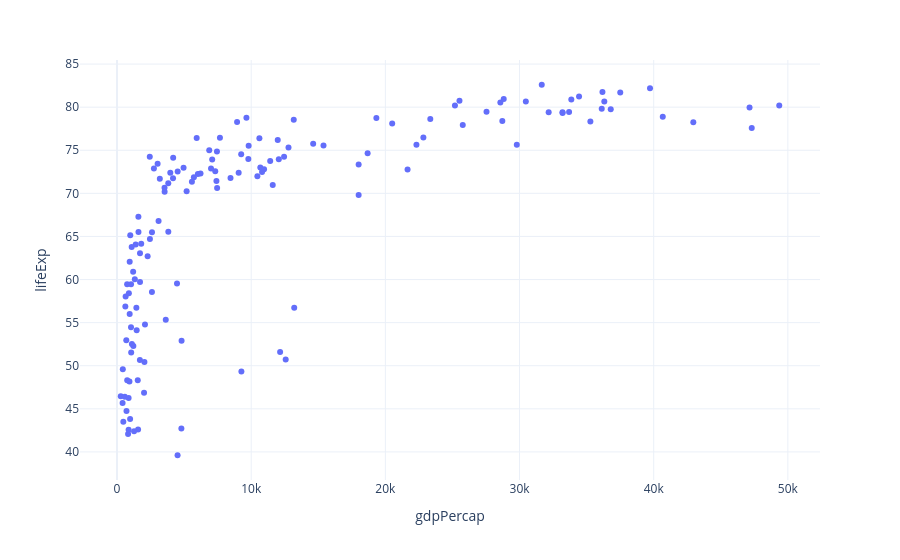

The notebook cell saved with this chart:
### Markdown cell above
## N02 · 산점도: 국가별 GDP와 기대수명

경제 수준이 높은 나라는 기대수명도 높을까요? 2007년의 국가별 자료를 산점도로 비교합니다.

**자료 준비와 그래프 선택**

2007년 자료를 선택하고 GDP와 기대수명 두 수치형 열을 사용합니다. 산점도는 값 두 개의 관계와 전체 경향에서 벗어난 대상을 함께 보여 줍니다.

**코드에서 확인할 부분**

- df에는 2007년 자료만 담습니다. 국가별로 같은 시점의 값을 비교하기 위해서입니다.
- x="gdpPercap"은 가로축에 1인당 GDP, y="lifeExp"는 세로축에 기대수명을 표시합니다.
- px.scatter()가 만든 Figure를 fig에 저장하고 fig.show()로 표시합니다.

### Code cell
# N02
import plotly.express as px

# 국가별 인구·기대수명·GDP 자료를 불러옵니다.
gap = px.data.gapminder()

df = gap.loc[gap['year'] == 2007].copy()
fig = px.scatter(df, x='gdpPercap', y='lifeExp')
fig.show()

### Figure 1 — Plotly figure (JSON) as saved in the notebook; plotly's stock layout.template omitted (floating-point values rounded to 4 significant figures; data arrays with more than 128 entries replaced by an {"elided": "..."} marker saying what was removed)
{"data": [{"hovertemplate": "gdpPercap=%{x}<br>lifeExp=%{y}<extra></extra>", "legendgroup": "", "marker": {"color": "#636efa", "symbol": "circle"}, "mode": "markers", "name": "", "orientation": "v", "showlegend": false, "type": "scatter", "x": {"elided": "142 float values"}, "xaxis": "x", "y": {"elided": "142 float values"}, "yaxis": "y"}], "layout": {"legend": {"tracegroupgap": 0}, "margin": {"t": 60}, "xaxis": {"anchor": "y", "domain": [0, 1], "title": {"text": "gdpPercap"}}, "yaxis": {"anchor": "x", "domain": [0, 1], "title": {"text": "lifeExp"}}}}
